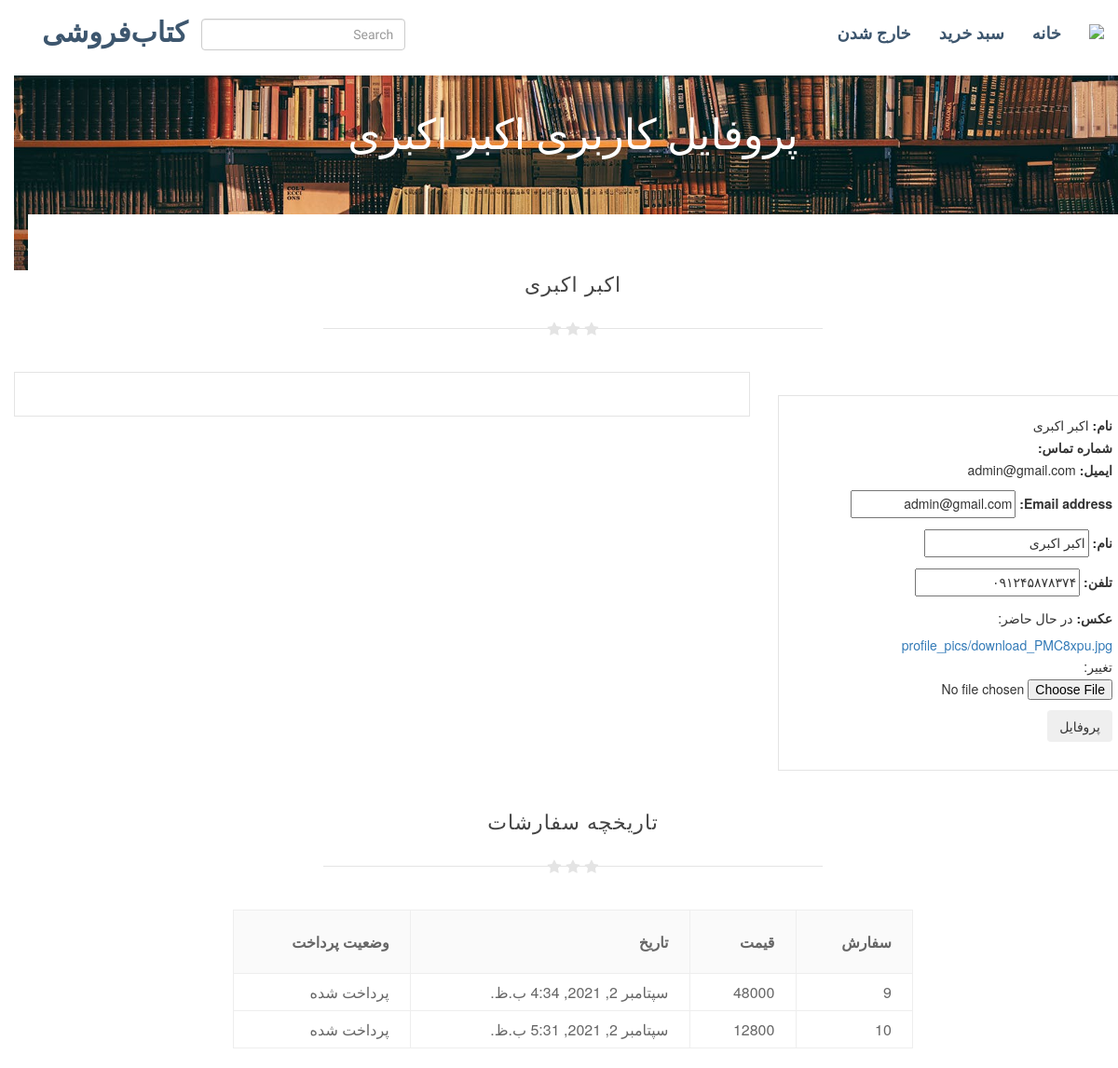
The page /accounts/profile/ (signed in) on the database as committed earlier.
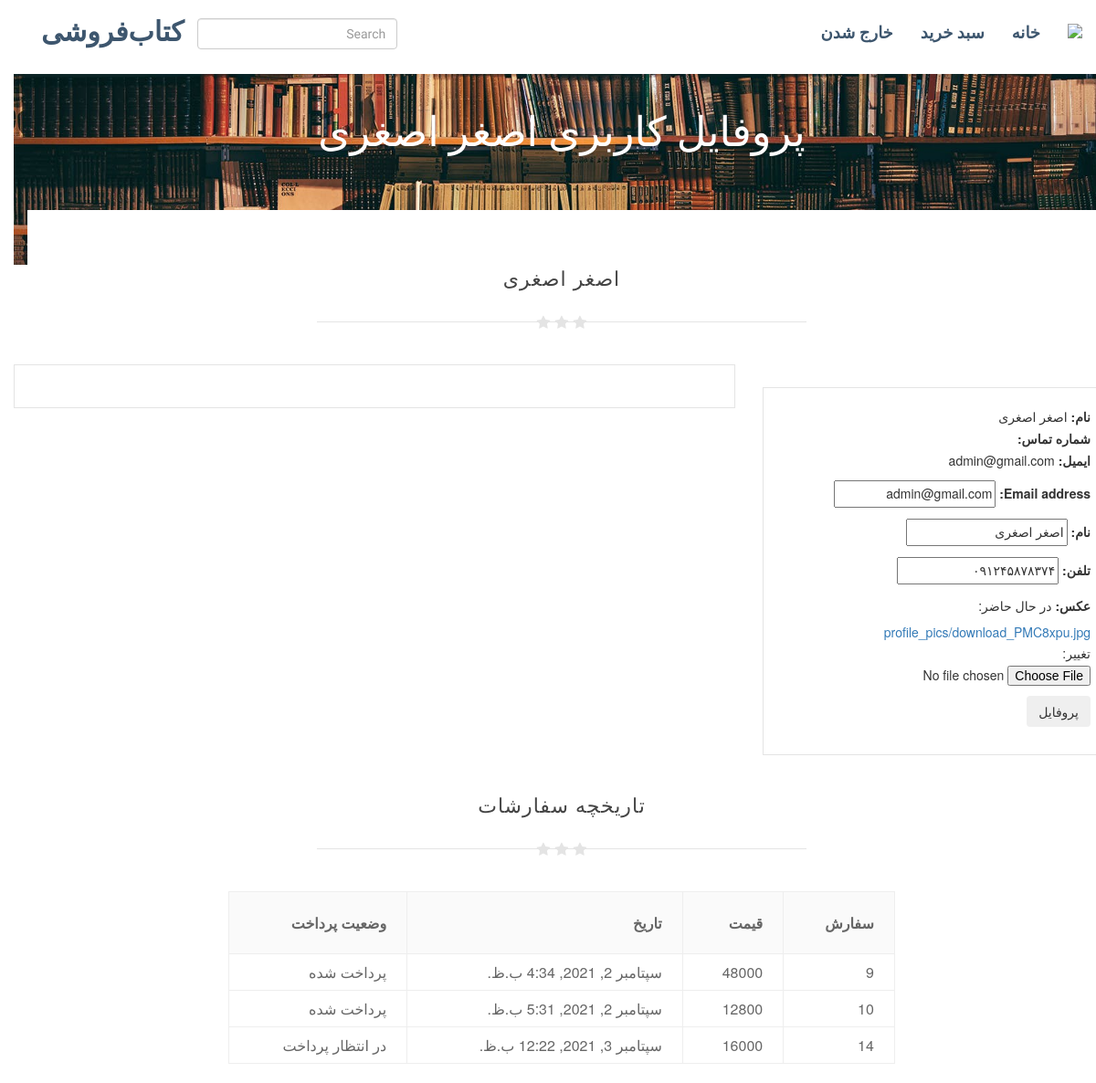
The same page on the database as committed later.
### users/models.py (models this page shows, shortened)
class CustomUser(AbstractBaseUser, PermissionsMixin):
    email = models.EmailField(_('email address'), unique=True)
    is_staff = models.BooleanField(default=False, verbose_name='کارمند')
    is_active = models.BooleanField(default=True, verbose_name="فعال")
    date_joined = models.DateTimeField(auto_now_add=True, verbose_name="تاریخ ثبت‌نام")
    USERNAME_FIELD = 'email'
    REQUIRED_FIELDS = []
    objects = CustomUserManager()
    class Meta:
        verbose_name = "کاربر"
        verbose_name_plural = "کاربران"

class Profile(models.Model):
    user = models.OneToOneField(CustomUser, null=True, on_delete=models.CASCADE, verbose_name="کاربر")
    name = models.CharField(max_length=200, null=True, verbose_name="نام")
    phone = models.CharField(max_length=15, null=True, verbose_name="تلفن")
    profile_pic = models.ImageField(upload_to='profile_pics/', default="covers/blank_user.jpg", blank=False, null=True,
                                    verbose_name="عکس")
    class Meta:
        verbose_name = "پروفایل"
        verbose_name_plural = "پروفایل‌ها"

### cart/models.py (models this page shows, shortened)
class Order(models.Model):
    user = models.ForeignKey(settings.AUTH_USER_MODEL, on_delete=models.CASCADE, verbose_name="کاربر")
    coupon = models.ForeignKey(Coupon, related_name="coupon", on_delete=models.SET_NULL,
                               blank=True, null=True, verbose_name="کپن")
    ordered_date = models.DateTimeField(auto_now_add=True)
    paid = models.BooleanField(default=False, verbose_name="پرداخت شده")
    billing_address = models.CharField(max_length=13, blank=True, null=True, verbose_name="شماره حساب")
    shipping_address = models.ForeignKey(Address, default=None, blank=True, null=True, on_delete=models.SET_NULL)
    class Meta:
        verbose_name = "سفارش"
        verbose_name_plural = "سفارشات"
    def total_price(self):
        total = 0
        for order_book in self.book.all():
            total += order_book.each_price()
        return total
    def price_with_coupon_discount(self):
        final_price = self.total_price()
        if self.coupon is not None:
            if self.coupon.flat_fee is None:
                final_price = self.total_price() - self.coupon.cash - (1 - self.coupon.percentage)
            else:
                if self.coupon.flat_fee * self.coupon.percentage >= self.total_price():
                    final_price = self.total_price() - self.coupon.flat_fee
                else:
                    final_price = self.total_price() * (1 - self.coupon.percentage)
        """If the final_price after discount was less than zero, equal it to zero
        so we don't owe money to customers for their shoppings :D"""
        if final_price < 0:
            final_price = 0
        return int(final_price)

class OrderBook(models.Model):
    book = models.ForeignKey(Book, on_delete=models.PROTECT, related_name='books', verbose_name="کتاب")
    order = models.ForeignKey(Order, on_delete=models.CASCADE, related_name='book', verbose_name="سفارش")
    quantity = models.PositiveIntegerField(default=1, verbose_name="تعداد")
    class Meta:
        verbose_name = "اقلام سفارش"
        verbose_name_plural = "اقلام سفارش"
    def each_price(self):
        book_price = self.book.get_final_price()
        quantity = self.quantity
        total_price = book_price * quantity
        return total_price

### book/models.py (models this page shows, shortened)
class Book(models.Model):
    title = models.CharField(max_length=200, verbose_name="عنوان")
    author = models.CharField(max_length=200, verbose_name="نویسنده")
    publisher = models.CharField(max_length=100, verbose_name="ناشر")
    category = models.ManyToManyField(Category, related_name='book', verbose_name="دسته‌بندی")
    description = models.TextField(verbose_name="توضیحات")
    time_add = models.DateTimeField(auto_now_add=True, verbose_name="تاریخ ثبت")
    price = models.PositiveIntegerField(default=0, verbose_name="قیمت")
    discount = models.ForeignKey(Discount, related_name="discount", on_delete=models.SET_NULL, blank=True, null=True,
                                 verbose_name="تخفیف")
    image = models.ImageField(upload_to='covers/', default="covers/blank.jpg", blank=False, null=True,
                              verbose_name="عکس")
    storage = models.PositiveIntegerField(default=1, verbose_name="موجودی")
    sold = models.PositiveIntegerField(default=0, verbose_name="فروخته شده")
    slug = models.SlugField(unique=True, verbose_name="عنوان رسمی برای لینک")
    objects = BookManager()
    class Meta:
        verbose_name = "کتاب"
        verbose_name_plural = "کتاب‌ها"
    def admin_image_display(self):
        return mark_safe(f'<img src="{self.image.url}" width="{90}" height={125} />')
    admin_image_display.short_description = 'Image'
    def get_final_price(self):
        if self.discount is None:
            final_price = self.price
        else:
            if self.discount.flat_amount is None:
                final_price = self.price * (1 - self.discount.percentage)
            else:
                if self.discount.flat_amount * self.discount.percentage >= self.price:
                    final_price = self.price - self.discount.flat_amount
                else:
                    final_price = self.price * (1 - self.discount.percentage)
        return int(final_price)

### discounts/models.py (models this page shows, shortened)
class Discount(models.Model):
    title = models.CharField(max_length=50, verbose_name="عنوان")
    percentage = models.FloatField(default=0, verbose_name="درصد")
    flat_amount = models.PositiveIntegerField(blank=True, null=True, verbose_name="مبلغ ثابت")
    class Meta:
        verbose_name = "تخفیف"
        verbose_name_plural = "تخفیف‌ها"

class Coupon(models.Model):
    code = models.CharField(max_length=10, unique=True, verbose_name="کد")
    percentage = models.FloatField(default=0, blank=True, verbose_name="درصد")
    max_amount = models.IntegerField(default=None, blank=True, null=True, verbose_name="حداکثر تحفیف")
    flat_fee = models.IntegerField(default=0, verbose_name="تخفیف ثابت")
    is_active = models.BooleanField(verbose_name="فعال", default=False)
    class Meta:
        verbose_name = "کپن"
        verbose_name_plural = "کپن‌ها"

### users/views.py (the view)
# urls.py: path('profile/', userpage, name='profile'),
@login_required
def userpage(request):
    user_form = UserForm(instance=request.user)
    profile_form = ProfileForm(instance=request.user.profile)
    orders = request.user.order_set.all()
    context = {"user": request.user, "orders": orders,
               "user_form": user_form, "profile_form": profile_form}
    return render(request=request, template_name="registration/profile.html", context=context)

### users/forms.py
class UserForm(forms.ModelForm):
    class Meta:
        model = CustomUser
        fields = ('email',)

class ProfileForm(forms.ModelForm):
    class Meta:
        model = Profile
        fields = ('name', 'phone', 'profile_pic')

### templates/registration/profile.html (shortened to what this page needs)
{% extends 'base.html' %}
{%load static from static%}
{% block pageheader %}
<div class="container">
    <div class="row">
        <div class="col-md-12 text-center">
            <div class="text-pageheader">
                <div class="subtext-image" data-scrollreveal="enter bottom over 1.7s after 0.0s">
                    پروفایل کاربری {{user.profile.name}}
                </div>
            </div>
        </div>
    </div>
</div>
{% endblock pageheader %}
{% block content %}
<section class="item content">
    <div class="container toparea">
        <div class="underlined-title">
            <div class="editContent">
                <h1 class="text-center latestitems">{{user.profile.name}}</h1>
            </div>
            <div class="wow-hr type_short">
			<span class="wow-hr-h">
			<i class="fa fa-star"></i>
			<i class="fa fa-star"></i>
			<i class="fa fa-star"></i>
			</span>
            </div>
        </div>
    </div>
    <div class="row">
        <div class="col-md-8">
            <div class="productbox">
                <br/>
            </div>
        </div>
        <div class="col-md-4">
            <div class="properties-box">
                <ul class="unstyle" dir="rtl">
                    <li><b class="propertyname">نام: </b>{{user.profile.name}}</li>
                    <li><b class="propertyname">شماره تماس:</b>{{user.profile.number}}</li>
                    <li><b class="propertyname">ایمیل: </b>{{user.email}}</li>
                </ul>
                <div class="form-group">
    <table>
    <form method="POST" action="{% url 'update_profile' %}">
        {{user_form.as_p}}
        {{profile_form.as_p}}
        <button class="btn btn-secondary" type="submit">
            پروفایل
        </button>
        </div>
</div>
                </div>
            </div>
</section>
<section class="item content">
    <div class="container">
        <div class="underlined-title">
            <div class="editContent">
                <h1 class="text-center latestitems">تاریخچه سفارشات</h1>
            </div>
            <div class="wow-hr type_short">
			<span class="wow-hr-h">
			<i class="fa fa-star"></i>
			<i class="fa fa-star"></i>
			<i class="fa fa-star"></i>
			</span>
            </div>
        </div>
        <div class="underlined-title">
            <div class="editContent">
                <div id="edd_checkout_wrap" class="col-md-8 col-md-offset-2">
                    <form id="edd_checkout_cart_form" method="post">
                        <div id="edd_checkout_cart_wrap">
                            <table id="edd_checkout_cart" class="ajaxed">
                                <thead>
                                <tr class="edd_cart_header_row">
                                    <th class="edd_cart_item_name">
                                        سفارش
                                    </th>
									<th class="edd_cart_item_name">
                                        قیمت
                                    </th>
                                    <th class="edd_cart_item_name">
                                        تاریخ
                                    </th>
                                    <th class="edd_cart_item_price">
                                        وضعیت پرداخت
                                    </th>
                                </tr>
                                </thead>
                                {% for order in orders %}
                                <tbody>
                                <tr class="edd_cart_item" id="edd_cart_item_0_25" data-download-id="25">
                                    <td class="edd_cart_item_name">
                                        <span class="edd_checkout_cart_item_title">{{order.id}}</span>
                                    </td>
                                    <td class="edd_cart_item_price">
                                        {{order.price_with_coupon_discount}}
                                    </td>
                                    <td class="edd_cart_item_price">
                                        {{order.ordered_date}}
                                    </td>
                                    <td class="edd_cart_actions">
										{% if order.paid is True %}
										پرداخت شده
										{% else %}
										در انتظار پرداخت
										{% endif %}
                                    </td>
                                </tr>
                                </tbody>
                                {% endfor %}
							</table>
						</div>
					</form>
				</div>
			</div>
		</div>
	</div>
</section>
{% endblock content %}

### templates/base.html (shortened to what this page needs)
{%load static from static%}
<html dir="rtl" lang="fa">
<head>
    <link href="{%static 'css/style.css' %}" rel="stylesheet">
    <link href="{%static 'css/bootstrap.min.css'%}" rel="stylesheet">
    <link href="https://maxcdn.bootstrapcdn.com/font-awesome/4.6.3/css/font-awesome.min.css" rel="stylesheet">
</head>
<body>
<header class="item header margin-top-0">
    <div class="wrapper">
        <nav role="navigation" class="navbar navbar-white navbar-embossed navbar-lg navbar-fixed-top">
            <div class="container">
                <div class="navbar-header">
                    <a href="index.html" class="navbar-brand brand myfont"> کتاب‌فروشی</a>
                    <form class="navbar-brand brand" action="{% url 'search_results' %}">
                       <input name="q" class="form-control mr-sm-2" type="text" placeholder="Search"
                       aria-label="Search">
                    </form>
                </div>
                <div id="navbar-collapse-02" class="collapse navbar-collapse">
                    <ul class="nav navbar-nav navbar-right">
                         <li class="propClone"><a href="{% url 'logout'%}">خارج شدن</a></li>
                        <li class="propClone"><a href="{% url 'order_summary'%}">سبد خرید</a></li>
                        <li class="propClone"><a href="{% url 'home'%}">خانه</a></li>
                        <li class="propClone">
                            {% if user.is_authenticated %}
                            <a href="{% url 'profile' %}"><img src="{%static 'images/user_icon.png'%}"></a>
                            {% else %}
                            <a href="{% url 'login' %}"><img src="{%static 'images/user_icon.png'%}"></a>
                            {% endif %}
                        </li>
                    </ul>
                </div>
            </div>
        </nav>
        {% block pageheader %}{%endblock pageheader %}
    </div>
</header>
{% block content %}
{% endblock content %}
</body>

### statics/css/style.css (style rules this page uses)
body { font-family:Roboto; font-weight:300; font-size:16px; color:#777; line-height:1.7; text-align: right !important; }
h1,h2,h3,h4,h5,h6 { font-family:Roboto; font-weight:700; }
.unstyle ul li,.unstyle ol li,ul.unstyle li,ol.unstyle li { list-style:none; line-height:inherit; }
.navbar-lg { min-height:76px; }
.navbar-lg .navbar-brand { line-height:1; padding-top:20px; padding-bottom:26px; font-size:30px; }
header .navbar-white a { color:#3D566E; font-weight:700; }
.item.content,.item.portfolio,.item.team,.item.pricing,.item.contact { padding-top:40px; padding-bottom:0px; }
header .navbar-white { background:#fff; box-shadow:0px 3px 2px 0px rgba(50,50,50,0.1); }
.item.header { background-image:url(../images/homeimg.jpg); background-repeat:no-repeat; background-position:0% top; background-size:cover; background-attachment:scroll; background-color:rgba(0,0,0,0); }
.navbar-nav,.navbar>.container .navbar-brand { font-family:Dosis; text-transform:uppercase; }
.text-pageheader { text-align:center; color:#fff; z-index:2; position:relative; font-size:45px; line-height:90px; text-transform:uppercase; padding-top:100px; padding-bottom:100px; font-weight:700; font-family:Dosis; }
.subtext-image { text-transform:none; font-weight:100 !Important; }
.toparea { background:#fff; margin-top:-100px; padding-top:30px; }
h1.latestitems { font-size:22px; line-height:28px; color:#444; text-transform:uppercase; letter-spacing:1px; margin-top:0; }
.wow-hr { position:relative; font-size:0; text-align:center; height:24px; margin:auto; margin-top:2%; margin-bottom:3%; width:50%; padding:2px 0; overflow:hidden; clear:both; }
.wow-hr-h:before { left:-13px; margin-left:-50%; background:#f7f7f7; }
.wow-hr-h:after { left:13px; margin-right:-50%; }
.wow-hr-h:before,.wow-hr-h:after { display:inline-block; content:""; height:1px; width:50%; margin-top:9px; vertical-align:top; position:relative; background-color:#e4e4e4; }
.wow-hr-h i { font-size:16px; line-height:20px; height:20px; width:20px; vertical-align:top; text-align:center; color:#e4e4e4; }
img { max-width: 100%; }
.productbox { background:#fff; padding:13px; border:1px solid #e4e4e4; margin-bottom:30px; }
.properties-box { padding:20px 20px 15px 20px; border:1px solid #e4e4e4; margin-top:25px; clear:both; float:none; line-height:1.7; }
#edd_checkout_cart { text-align:left; width:100%; border:none; margin:0 0 21px; table-layout:auto; }
#edd_checkout_cart .edd_cart_header_row th { background:#fafafa; padding:1.387em; }
#edd_checkout_cart td,#edd_checkout_cart th { text-align:right; border:1px solid #eee; color:#666; padding:.5em 1.387em; }
ul,ol { -moz-padding-start:0px; -webkit-padding-start:0px; -khtml-padding-start:0px; -o-padding-start:0px; padding-start:0px; padding-left:0px; }
@media (min-width:768px) { .navbar-lg .navbar-nav>li>a { padding-top:26px; padding-bottom:26px; font-size:18px; } }

Rows that differ between the two databases and show on the page:
changed CustomUser "admin@gmail.com": profile.name "اکبر اکبری" → "اصغر اصغری"
changed Profile: name "اکبر اکبری" → "اصغر اصغری"
added Order: id "14", price_with_coupon_discount "16000", ordered_date "سپتامبر 3, 2021, 12:22 ب.ظ.", paid "در انتظار پرداخت"
